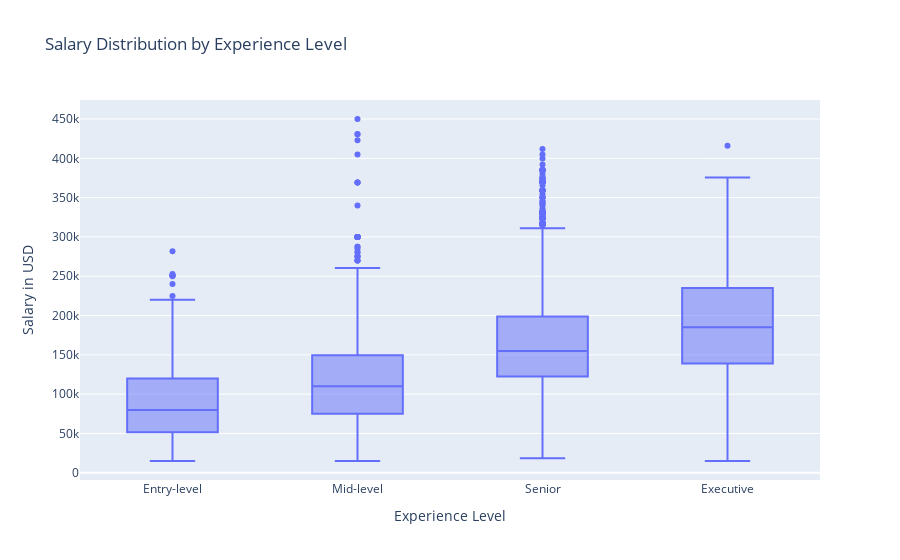
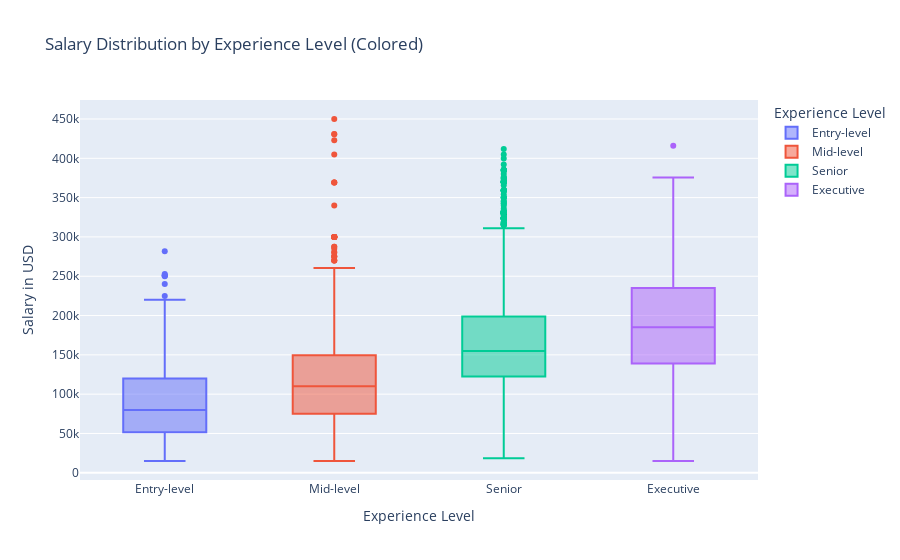
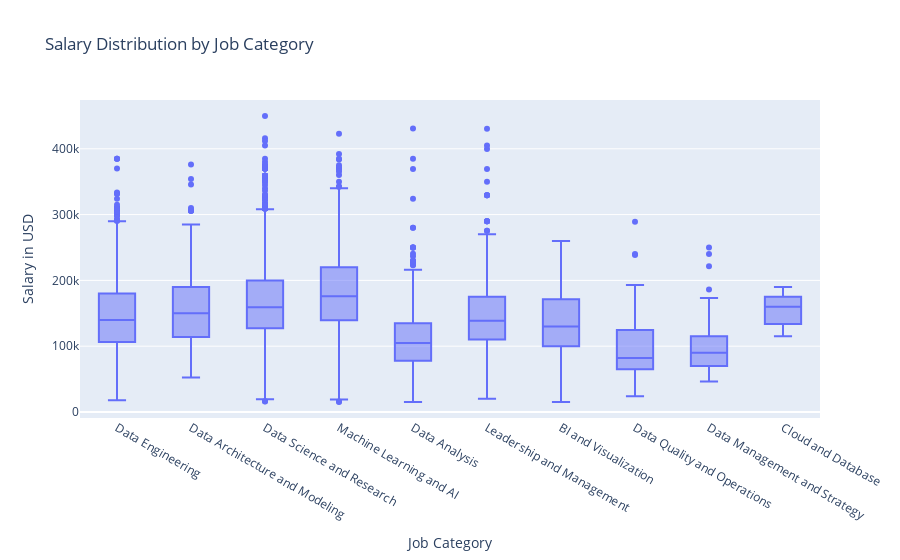
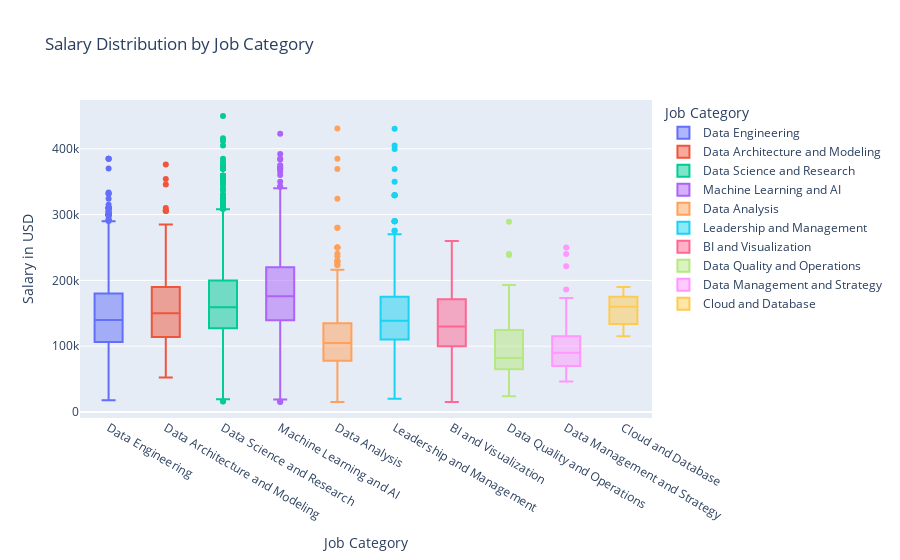

The code cell stored with these charts, in order, in its notebook:
### Code cell
# Group-3
import pandas as pd
import plotly.express as px
import plotly.io as pio

# Load Jobs in Data dataset
Jobs_in_Data = pd.read_csv("C:\\Users\\srika\\Interactive_data\\jobs_in_data.csv")

# Box Plot for Salary Distribution by Experience Level
fig_box_exp_salary = px.box(Jobs_in_Data, x='experience_level', y='salary_in_usd',
                            title='Salary Distribution by Experience Level',
                            labels={'salary_in_usd': 'Salary in USD', 'experience_level': 'Experience Level'},
                            category_orders={"experience_level": ["Entry-level", "Mid-level", "Senior", "Executive"]})

# Convert figure to dictionary
fig_dict = fig_box_exp_salary.to_dict()

# Convert figure to JSON string
fig_json = fig_box_exp_salary.to_json()

# Convert JSON string back to Plotly figure
fig_from_json = pio.from_json(fig_json)

# Show figures
fig_box_exp_salary.show()

# Enhanced Box Plot with Different Colors
fig_box_exp_salary_colored = px.box(Jobs_in_Data, x='experience_level', y='salary_in_usd',
                                     color='experience_level',
                                     title='Salary Distribution by Experience Level (Colored)',
                                     labels={'salary_in_usd': 'Salary in USD', 'experience_level': 'Experience Level'},
                                     category_orders={"experience_level": ["Entry-level", "Mid-level", "Senior", "Executive"]})

# Show the colored figure
fig_box_exp_salary_colored.show()

# Box Plot for Salary Distribution by Job Category
fig_box_job_category_salary = px.box(Jobs_in_Data, x='job_category', y='salary_in_usd',
                                     title='Salary Distribution by Job Category',
                                     labels={'salary_in_usd': 'Salary in USD', 'job_category': 'Job Category'})

# Show the figure for job category distribution
fig_box_job_category_salary.show()

# Proposed Plotly Challenge for the Class:
# Salary Distribution by Job Category
fig_box_job_category_salary_challenge = px.box(Jobs_in_Data, x='job_category', y='salary_in_usd',
                                                title='Salary Distribution by Job Category',
                                                labels={'salary_in_usd': 'Salary in USD', 'job_category': 'Job Category'},
                                                color='job_category')

# Show the figure for the challenge
fig_box_job_category_salary_challenge.show()

### Figure 1 — Plotly figure (JSON) as saved in the notebook; plotly's stock layout.template omitted (floating-point values rounded to 4 significant figures; data arrays with more than 128 entries replaced by an {"elided": "..."} marker saying what was removed)
{"data": [{"alignmentgroup": "True", "hovertemplate": "Experience Level=%{x}<br>Salary in USD=%{y}<extra></extra>", "legendgroup": "", "marker": {"color": "#636efa"}, "name": "", "notched": false, "offsetgroup": "", "orientation": "v", "showlegend": false, "type": "box", "x": {"elided": "9355 str values"}, "x0": " ", "xaxis": "x", "y": {"elided": "9355 int values"}, "y0": " ", "yaxis": "y"}], "layout": {"boxmode": "group", "legend": {"tracegroupgap": 0}, "title": {"text": "Salary Distribution by Experience Level"}, "xaxis": {"anchor": "y", "categoryarray": ["Entry-level", "Mid-level", "Senior", "Executive"], "categoryorder": "array", "domain": [0, 1], "title": {"text": "Experience Level"}}, "yaxis": {"anchor": "x", "domain": [0, 1], "title": {"text": "Salary in USD"}}}}

### Figure 2 — Plotly figure (JSON) as saved in the notebook; plotly's stock layout.template omitted (floating-point values rounded to 4 significant figures; data arrays with more than 128 entries replaced by an {"elided": "..."} marker saying what was removed)
{"data": [{"alignmentgroup": "True", "hovertemplate": "Experience Level=%{x}<br>Salary in USD=%{y}<extra></extra>", "legendgroup": "Entry-level", "marker": {"color": "#636efa"}, "name": "Entry-level", "notched": false, "offsetgroup": "Entry-level", "orientation": "v", "showlegend": true, "type": "box", "x": {"elided": "496 str values"}, "x0": " ", "xaxis": "x", "y": {"elided": "496 int values"}, "y0": " ", "yaxis": "y"}, {"alignmentgroup": "True", "hovertemplate": "Experience Level=%{x}<br>Salary in USD=%{y}<extra></extra>", "legendgroup": "Mid-level", "marker": {"color": "#EF553B"}, "name": "Mid-level", "notched": false, "offsetgroup": "Mid-level", "orientation": "v", "showlegend": true, "type": "box", "x": {"elided": "1869 str values"}, "x0": " ", "xaxis": "x", "y": {"elided": "1869 int values"}, "y0": " ", "yaxis": "y"}, {"alignmentgroup": "True", "hovertemplate": "Experience Level=%{x}<br>Salary in USD=%{y}<extra></extra>", "legendgroup": "Senior", "marker": {"color": "#00cc96"}, "name": "Senior", "notched": false, "offsetgroup": "Senior", "orientation": "v", "showlegend": true, "type": "box", "x": {"elided": "6709 str values"}, "x0": " ", "xaxis": "x", "y": {"elided": "6709 int values"}, "y0": " ", "yaxis": "y"}, {"alignmentgroup": "True", "hovertemplate": "Experience Level=%{x}<br>Salary in USD=%{y}<extra></extra>", "legendgroup": "Executive", "marker": {"color": "#ab63fa"}, "name": "Executive", "notched": false, "offsetgroup": "Executive", "orientation": "v", "showlegend": true, "type": "box", "x": {"elided": "281 str values"}, "x0": " ", "xaxis": "x", "y": {"elided": "281 int values"}, "y0": " ", "yaxis": "y"}], "layout": {"boxmode": "overlay", "legend": {"title": {"text": "Experience Level"}, "tracegroupgap": 0}, "title": {"text": "Salary Distribution by Experience Level (Colored)"}, "xaxis": {"anchor": "y", "categoryarray": ["Entry-level", "Mid-level", "Senior", "Executive"], "categoryorder": "array", "domain": [0, 1], "title": {"text": "Experience Level"}}, "yaxis": {"anchor": "x", "domain": [0, 1], "title": {"text": "Salary in USD"}}}}

### Figure 3 — Plotly figure (JSON) as saved in the notebook; plotly's stock layout.template omitted (floating-point values rounded to 4 significant figures; data arrays with more than 128 entries replaced by an {"elided": "..."} marker saying what was removed)
{"data": [{"alignmentgroup": "True", "hovertemplate": "Job Category=%{x}<br>Salary in USD=%{y}<extra></extra>", "legendgroup": "", "marker": {"color": "#636efa"}, "name": "", "notched": false, "offsetgroup": "", "orientation": "v", "showlegend": false, "type": "box", "x": {"elided": "9355 str values"}, "x0": " ", "xaxis": "x", "y": {"elided": "9355 int values"}, "y0": " ", "yaxis": "y"}], "layout": {"boxmode": "group", "legend": {"tracegroupgap": 0}, "title": {"text": "Salary Distribution by Job Category"}, "xaxis": {"anchor": "y", "domain": [0, 1], "title": {"text": "Job Category"}}, "yaxis": {"anchor": "x", "domain": [0, 1], "title": {"text": "Salary in USD"}}}}

### Figure 4 — Plotly figure (JSON) as saved in the notebook; plotly's stock layout.template omitted (floating-point values rounded to 4 significant figures; data arrays with more than 128 entries replaced by an {"elided": "..."} marker saying what was removed)
{"data": [{"alignmentgroup": "True", "hovertemplate": "Job Category=%{x}<br>Salary in USD=%{y}<extra></extra>", "legendgroup": "Data Engineering", "marker": {"color": "#636efa"}, "name": "Data Engineering", "notched": false, "offsetgroup": "Data Engineering", "orientation": "v", "showlegend": true, "type": "box", "x": {"elided": "2260 str values"}, "x0": " ", "xaxis": "x", "y": {"elided": "2260 int values"}, "y0": " ", "yaxis": "y"}, {"alignmentgroup": "True", "hovertemplate": "Job Category=%{x}<br>Salary in USD=%{y}<extra></extra>", "legendgroup": "Data Architecture and Modeling", "marker": {"color": "#EF553B"}, "name": "Data Architecture and Modeling", "notched": false, "offsetgroup": "Data Architecture and Modeling", "orientation": "v", "showlegend": true, "type": "box", "x": {"elided": "259 str values"}, "x0": " ", "xaxis": "x", "y": {"elided": "259 int values"}, "y0": " ", "yaxis": "y"}, {"alignmentgroup": "True", "hovertemplate": "Job Category=%{x}<br>Salary in USD=%{y}<extra></extra>", "legendgroup": "Data Science and Research", "marker": {"color": "#00cc96"}, "name": "Data Science and Research", "notched": false, "offsetgroup": "Data Science and Research", "orientation": "v", "showlegend": true, "type": "box", "x": {"elided": "3014 str values"}, "x0": " ", "xaxis": "x", "y": {"elided": "3014 int values"}, "y0": " ", "yaxis": "y"}, {"alignmentgroup": "True", "hovertemplate": "Job Category=%{x}<br>Salary in USD=%{y}<extra></extra>", "legendgroup": "Machine Learning and AI", "marker": {"color": "#ab63fa"}, "name": "Machine Learning and AI", "notched": false, "offsetgroup": "Machine Learning and AI", "orientation": "v", "showlegend": true, "type": "box", "x": {"elided": "1428 str values"}, "x0": " ", "xaxis": "x", "y": {"elided": "1428 int values"}, "y0": " ", "yaxis": "y"}, {"alignmentgroup": "True", "hovertemplate": "Job Category=%{x}<br>Salary in USD=%{y}<extra></extra>", "legendgroup": "Data Analysis", "marker": {"color": "#FFA15A"}, "name": "Data Analysis", "notched": false, "offsetgroup": "Data Analysis", "orientation": "v", "showlegend": true, "type": "box", "x": {"elided": "1457 str values"}, "x0": " ", "xaxis": "x", "y": {"elided": "1457 int values"}, "y0": " ", "yaxis": "y"}, {"alignmentgroup": "True", "hovertemplate": "Job Category=%{x}<br>Salary in USD=%{y}<extra></extra>", "legendgroup": "Leadership and Management", "marker": {"color": "#19d3f3"}, "name": "Leadership and Management", "notched": false, "offsetgroup": "Leadership and Management", "orientation": "v", "showlegend": true, "type": "box", "x": {"elided": "503 str values"}, "x0": " ", "xaxis": "x", "y": {"elided": "503 int values"}, "y0": " ", "yaxis": "y"}, {"alignmentgroup": "True", "hovertemplate": "Job Category=%{x}<br>Salary in USD=%{y}<extra></extra>", "legendgroup": "BI and Visualization", "marker": {"color": "#FF6692"}, "name": "BI and Visualization", "notched": false, "offsetgroup": "BI and Visualization", "orientation": "v", "showlegend": true, "type": "box", "x": {"elided": "313 str values"}, "x0": " ", "xaxis": "x", "y": {"elided": "313 int values"}, "y0": " ", "yaxis": "y"}, {"alignmentgroup": "True", "hovertemplate": "Job Category=%{x}<br>Salary in USD=%{y}<extra></extra>", "legendgroup": "Data Quality and Operations", "marker": {"color": "#B6E880"}, "name": "Data Quality and Operations", "notched": false, "offsetgroup": "Data Quality and Operations", "orientation": "v", "showlegend": true, "type": "box", "x": ["Data Quality and Operations", "Data Quality and Operations", "Data Quality and Operations", "Data Quality and Operations", "Data Quality and Operations", "Data Quality and Operations", "Data Quality and Operations", "Data Quality and Operations", "Data Quality and Operations", "Data Quality and Operations", "Data Quality and Operations", "Data Quality and Operations", "Data Quality and Operations", "Data Quality and Operations", "Data Quality and Operations", "Data Quality and Operations", "Data Quality and Operations", "Data Quality and Operations", "Data Quality and Operations", "Data Quality and Operations", "Data Quality and Operations", "Data Quality and Operations", "Data Quality and Operations", "Data Quality and Operations", "Data Quality and Operations", "Data Quality and Operations", "Data Quality and Operations", "Data Quality and Operations", "Data Quality and Operations", "Data Quality and Operations", "Data Quality and Operations", "Data Quality and Operations", "Data Quality and Operations", "Data Quality and Operations", "Data Quality and Operations", "Data Quality and Operations", "Data Quality and Operations", "Data Quality and Operations", "Data Quality and Operations", "Data Quality and Operations", "Data Quality and Operations", "Data Quality and Operations", "Data Quality and Operations", "Data Quality and Operations", "Data Quality and Operations", "Data Quality and Operations", "Data Quality and Operations", "Data Quality and Operations", "Data Quality and Operations", "Data Quality and Operations", "Data Quality and Operations", "Data Quality and Operations", "Data Quality and Operations", "Data Quality and Operations", "Data Quality and Operations"], "x0": " ", "xaxis": "x", "y": [49216, 36912, 141600, 121400, 65000, 60000, 172000, 140000, 154000, 82000, 65100, 44640, 125000, 65000, 240000, 238530, 95000, 82000, 95000, 82000, 23753, 143000, 129000, 95000, 70000, 95000, 70000, 55720, 50700, 65000, 50000, 289120, 192400, 144000, 77000, 100000, 80000, 100000, 80000, 193000, 136850, 72200, 64980, 123000, 92250, 105000, 70000, 100000, 60000, 100000, 60000, 100000, 60000, 81000, 66000], "y0": " ", "yaxis": "y"}, {"alignmentgroup": "True", "hovertemplate": "Job Category=%{x}<br>Salary in USD=%{y}<extra></extra>", "legendgroup": "Data Management and Strategy", "marker": {"color": "#FF97FF"}, "name": "Data Management and Strategy", "notched": false, "offsetgroup": "Data Management and Strategy", "orientation": "v", "showlegend": true, "type": "box", "x": ["Data Management and Strategy", "Data Management and Strategy", "Data Management and Strategy", "Data Management and Strategy", "Data Management and Strategy", "Data Management and Strategy", "Data Management and Strategy", "Data Management and Strategy", "Data Management and Strategy", "Data Management and Strategy", "Data Management and Strategy", "Data Management and Strategy", "Data Management and Strategy", "Data Management and Strategy", "Data Management and Strategy", "Data Management and Strategy", "Data Management and Strategy", "Data Management and Strategy", "Data Management and Strategy", "Data Management and Strategy", "Data Management and Strategy", "Data Management and Strategy", "Data Management and Strategy", "Data Management and Strategy", "Data Management and Strategy", "Data Management and Strategy", "Data Management and Strategy", "Data Management and Strategy", "Data Management and Strategy", "Data Management and Strategy", "Data Management and Strategy", "Data Management and Strategy", "Data Management and Strategy", "Data Management and Strategy", "Data Management and Strategy", "Data Management and Strategy", "Data Management and Strategy", "Data Management and Strategy", "Data Management and Strategy", "Data Management and Strategy", "Data Management and Strategy", "Data Management and Strategy", "Data Management and Strategy", "Data Management and Strategy", "Data Management and Strategy", "Data Management and Strategy", "Data Management and Strategy", "Data Management and Strategy", "Data Management and Strategy", "Data Management and Strategy", "Data Management and Strategy", "Data Management and Strategy", "Data Management and Strategy", "Data Management and Strategy", "Data Management and Strategy", "Data Management and Strategy", "Data Management and Strategy", "Data Management and Strategy", "Data Management and Strategy", "Data Management and Strategy", "Data Management and Strategy"], "x0": " ", "xaxis": "x", "y": [60000, 52000, 90000, 80000, 240000, 100000, 123000, 93593, 173100, 86900, 250000, 100000, 63750, 46400, 90000, 60000, 90000, 73000, 115000, 90000, 111600, 72000, 115000, 85000, 139500, 110000, 115000, 85000, 186000, 138000, 87500, 62500, 85000, 70000, 132000, 71500, 110000, 70000, 69500, 46400, 110000, 70000, 87500, 62500, 110000, 70000, 130000, 80000, 110000, 70000, 110000, 70000, 165000, 135000, 68293, 105000, 95000, 70000, 221300, 148700, 165000], "y0": " ", "yaxis": "y"}, {"alignmentgroup": "True", "hovertemplate": "Job Category=%{x}<br>Salary in USD=%{y}<extra></extra>", "legendgroup": "Cloud and Database", "marker": {"color": "#FECB52"}, "name": "Cloud and Database", "notched": false, "offsetgroup": "Cloud and Database", "orientation": "v", "showlegend": true, "type": "box", "x": ["Cloud and Database", "Cloud and Database", "Cloud and Database", "Cloud and Database", "Cloud and Database"], "x0": " ", "xaxis": "x", "y": [170000, 140000, 115000, 190000, 160000], "y0": " ", "yaxis": "y"}], "layout": {"boxmode": "overlay", "legend": {"title": {"text": "Job Category"}, "tracegroupgap": 0}, "title": {"text": "Salary Distribution by Job Category"}, "xaxis": {"anchor": "y", "categoryarray": ["Data Engineering", "Data Architecture and Modeling", "Data Science and Research", "Machine Learning and AI", "Data Analysis", "Leadership and Management", "BI and Visualization", "Data Quality and Operations", "Data Management and Strategy", "Cloud and Database"], "categoryorder": "array", "domain": [0, 1], "title": {"text": "Job Category"}}, "yaxis": {"anchor": "x", "domain": [0, 1], "title": {"text": "Salary in USD"}}}}
